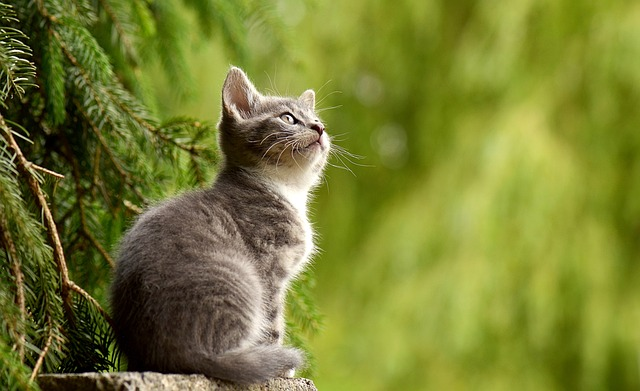
#> input picture 5_OpenCV/img.jpg, 640 x 391 px
$ jupyter execute '05_파일 저장.ipynb'
#> lines starting #> are read from the running program, lines starting #| are printed output that depends on the picture
##### 이미지 저장

[cell 1]
import cv2
img = cv2.imread('img.jpg', cv2.IMREAD_GRAYSCALE)        ## 흑백으로 이미지 불러오기
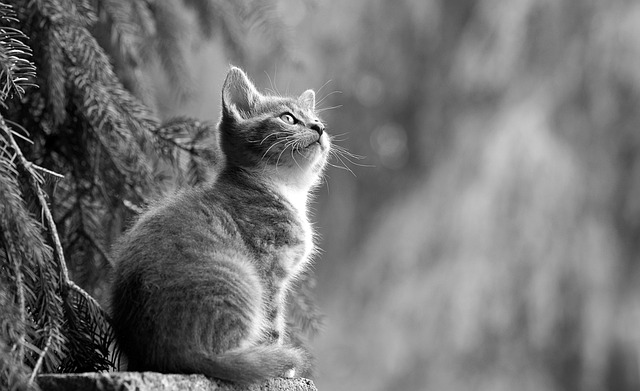
#> img: shape (391, 640); min 0, max 255, mean 115.1

cv2.imshow('img', img)
cv2.waitKey(0)
cv2.destroyAllWindows()

result = cv2.imwrite('img_save.jpg', img)
print(result)
#| True

##### 저장 포맷(jpg, png) 변경하기

[cell 2]
import cv2
img = cv2.imread('img.jpg', cv2.IMREAD_GRAYSCALE)        ## 흑백으로 이미지 불러오기
cv2.imwrite('img_save.png', img)
#> Out = True

##### 동영상 저장

[cell 3]
import cv2
cap = cv2.VideoCapture('video.mp4')

## 동영상 저장하기 위하여 코덱 정의
fourcc = cv2.VideoWriter_fourcc(*'DIVX')

width = round(cap.get(cv2.CAP_PROP_FRAME_WIDTH))        ## 혹시 소수점 데이터일 수도 있기에 round 처리
height = round(cap.get(cv2.CAP_PROP_FRAME_HEIGHT))
fps = cap.get(cv2.CAP_PROP_FPS) * 2                     ## 영상 재생 속도가 2배

##                     저장 파일명, 코덱, 재생속도, 가로, 높이
out = cv2.VideoWriter('output_fast.avi', fourcc, fps, (width, height))

while cap.isOpened():
    ret, frame = cap.read()
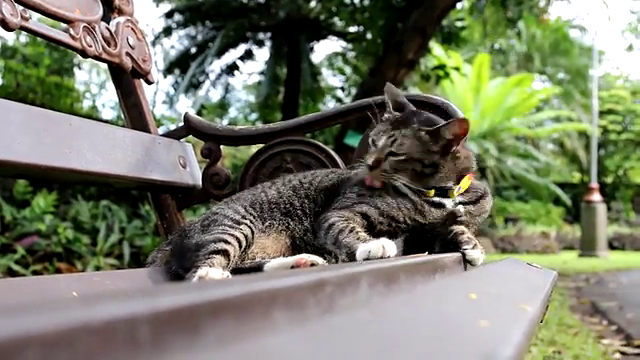
#> input picture frame 69 of 5_OpenCV/video.mp4, 640 x 360 px
#> frame is the input picture: shape (360, 640, 3); mean B, G, R 103.7, 122.5, 119.5

    if not ret:
        break

    out.write(frame)                                    ## 영상데이터만 저장(소리 x)
    cv2.imshow('video', frame)
    if cv2.waitKey(1) == ord('q'):
#> (key q is pressed here)
        break

out.release()                                           ## out 객체도 자원 해제
cap.release()
cv2.destroyAllWindows()
